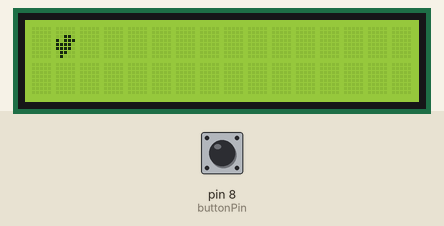
The sketch below on a simulated Arduino Uno, built with avr-gcc and run on an emulated ATmega328P. Shown: 16×2 character LCD. The inputs (shaded band) are chosen by the test bench; at power-on: pin 8 (buttonPin) HIGH. Random numbers use the default seed unless the sketch sets one.

Above: at 1.2 s.
1.3 s: pin 8 (buttonPin) pulled LOW for 1.25 s
At 2.5 s:
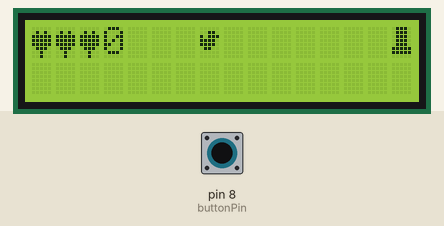
5.4 s: pin 8 (buttonPin) pulled LOW for 3.2 s
At 6.2 s:
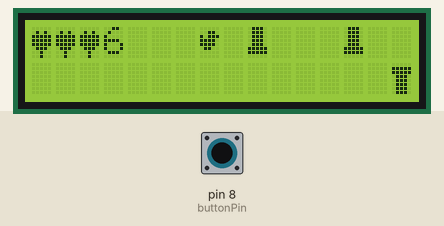
10.1 s: pin 8 (buttonPin) pulled LOW for 1.25 s
At 11.0 s:
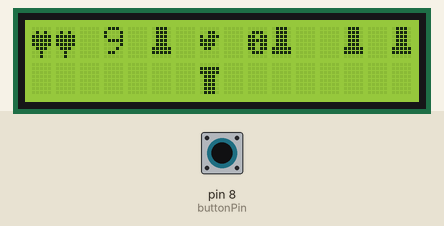
13.8 s: pin 8 (buttonPin) pulled LOW for 1.25 s
At 18.3 s:
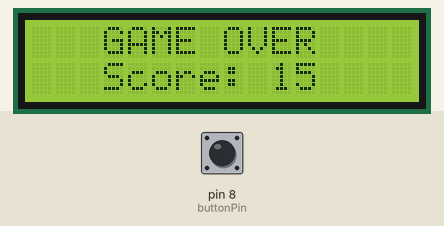
Timing chart, 0 to 18.9 s (numbered marks = the images above; inputs shaded):
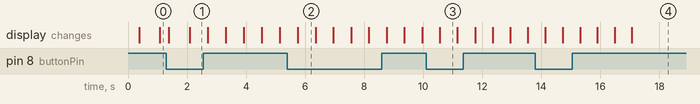

Measured:
- what the display in image 2 shows lasts 0.7 s, from 5.7 s to 6.4 s

The sketch:

arduinoFlappyBirds.ino
```cpp
#include <Wire.h>
#include <LiquidCrystal.h>
// #include <LiquidCrystal_I2C.h>

// LiquidCrystal_I2C lcd(0x27, 16, 2);

LiquidCrystal lcd(12, 11, 5, 4, 3, 2); // Initialize the LCD display

#define buttonPin 8 // Define the button pin, tells the arduino what pin the button is connected to

// The pipe object is defined as an array of bytes.
// It represents a custom character that will be displayed on an LCD screen.
// The pipe array is initialized with 8 elements, each representing a row of the character.
// Each row is defined using a binary number that represents the pattern of pixels in that row.
// The binary numbers are written in the form of 0bXXXXXXXX, where each X represents a pixel.
// For example, the first row of the pipe character is defined as 0b11111, which means that all 5 pixels in that row are turned on.
// The second row is also 0b11111, indicating that all 5 pixels in that row are turned on as well.
// The following rows have a similar pattern, forming the shape of a pipe.
// By defining the pipe character in this way, it can be easily displayed on the LCD screen by sending the corresponding byte values to the LCD library.
// The LCD library will interpret these byte values and display the custom character accordingly.

byte pipe[8] = { // Define the pipe obstacle
    0b00000,
    0b11111,
    0b11111,
    0b01110,
    0b01110,
    0b01110,
    0b01110,
    0b01110};

byte pipeTop[8] = {
    0b01110,
    0b01110,
    0b01110,
    0b01110,
    0b01110,
    0b11111,
    0b11111,
    0b00000};

byte bird[8] = { // Define the bird character
    0b00000,
    0b00110,
    0b10111,
    0b11110,
    0b11110,
    0b01100,
    0b00000,
    0b00000};

byte birdAnim[8] = { // Bird animation/shifted y -2
    0b00000,
    0b00000,
    0b00110,
    0b10111,
    0b11110,
    0b11110,
    0b01100,
    0b01000};

byte hit[8] = { // Define the hit marker
    0b10001,
    0b11011,
    0b01010,
    0b00100,
    0b00100,
    0b01010,
    0b11011,
    0b10001};

byte heart[8] = { // Define the heart symbol
    0b00000,
    0b01010,
    0b11111,
    0b11111,
    0b11111,
    0b01110,
    0b00100,
    0b00100};

byte coin[8] = { // Define the coin symbol
    0b00000,
    0b01110,
    0b11011,
    0b11111,
    0b11011,
    0b11011,
    0b01110,
    0b00000};

int pipes[16];          // Array to store the pipe positions
int topPipes[16] = {0}; // Array to store the Top pipe positions
int coins[16] = {0};    // Array to store the coin positions
int birdY = 2;          // Initial bird position on the Y-axis
int birdX = 7;          // Initial bird position on the X-axis
int score = 0;          // Current score
int speed = 600;        // Speed of pipes
int life = 3;           // Number of lives

void setup()
{
  // lcd.backlight();  only needed for I2C use
  Serial.begin(9600); // Start the serial communication, used for debugging,
                      // not needed for the game,
                      // but can be useful to see the score in the serial monitor

  lcd.begin(16, 2); // Initialize the LCD display with 16 columns and 2 rows

  lcd.createChar(0, pipe); // Create the pipe character

  lcd.createChar(1, bird);     // Create the bird character
  lcd.createChar(2, hit);      // Create the hit character
  lcd.createChar(3, heart);    // Create the heart character
  lcd.createChar(4, birdAnim); // Create the bird animation character
  lcd.createChar(5, pipeTop);  // Create the Top pipe character
  lcd.createChar(6, coin);     // Create the coin character

  pinMode(buttonPin, INPUT_PULLUP); // Set the button pin as an input and enable the internal pull-up resistor
}

void birdfly()
{
  int buttonValue = digitalRead(buttonPin); // Read the button value
  int charId = 0;

  if (buttonValue == LOW)
  {             // If the button is pressed
    birdY = 0;  // Move the bird up
    charId = 1; // Set the character ID to display the bird
  }
  else
  {
    birdY = 1;  // Move the bird down
    charId = 1; // Set the character ID to display the bird
  }

  if (birdY == 0)
  {
    lcd.setCursor(birdX, birdY);
    lcd.write(1); // Display the bird
  }
  else
  {
    lcd.setCursor(birdX, birdY);
    lcd.print(' '); // Clear the previous bird position
    birdY = 1;
    lcd.setCursor(birdX, birdY);
    lcd.write(1); // Display the bird
  }
}

void checkCollision()
{
  if ((pipes[birdX] == 1 && birdY != 0) || (topPipes[birdX] == 1 && birdY == 0))
  { // if the bird has hit a pipe,
    // either a regular one when it's not at the bottom,
    // or a top one when it is at the bottom.
    lcd.setCursor(birdX, birdY);
    lcd.write(2); // Display the hit marker
    life--;       // Decrease the number of lives
    score -= 5;   // Decrease the score by 5
  }
  else if (coins[birdX] == 1)
  { // If the bird hits a coin
    lcd.setCursor(birdX, birdY);
    lcd.write(1);     // Display the bird
    coins[birdX] = 0; // Remove the coin
    score += 5;       // Increase the score by 2
  }
}

void movePipes()
{
  // Move the pipes, top pipes, and coins to the left
  for (int i = 1; i < 16; i++)
  {
    pipes[i - 1] = pipes[i];
    topPipes[i - 1] = topPipes[i];
    coins[i - 1] = coins[i];
  }

  // Generate new pipes, top pipes, and possibly a coin at the right side of the screen
  // Ensure there is at least one space between the regular and top pipes
  if (pipes[14] == 0 && topPipes[14] == 0)
  {
    if(random(2) == 0) {
      pipes[15] = random(0, 2); // 50% chance to generate a regular pipe
      topPipes[15] = 0;
    } else {
      topPipes[15] = random(0, 2); // 50% chance to generate a top pipe
      pipes[15] = 0;
    }
    // Generate a coin only if there is no pipe or top pipe at the same position
    if(pipes[15] == 0 && topPipes[15] == 0) {
      coins[15] = random(0, 2); // 50% chance to generate a coin
    } else {
      coins[15] = 0;
    }
  }
  else
  {
    pipes[15] = 0;
    topPipes[15] = 0;
    coins[15] = 0;
  }

  // Draw the pipes, top pipes, and coins
  for (int i = 0; i < 16; i++)
  {
    lcd.setCursor(i, 0);
    if (topPipes[i] == 1) {
      lcd.write((byte)5); // Display the top pipe
    } else if (coins[i] == 1) {
      lcd.write((byte)6); // Display the coin
    } else {
      lcd.write(' '); // No top pipe or coin
    }

    lcd.setCursor(i, 1);
    if (pipes[i] == 1) {
      lcd.write((byte)0); // Display the pipe
    } else {
      lcd.write(' '); // No pipe
    }
  }
}

void showLives()
{
  int i;
  for (i = 0; i < life; i++)
  {
    lcd.setCursor(i, 0); // Set the cursor position on the LCD display
    lcd.write((byte)3);  // Display the heart character
  }
}

void showScore()
{
  lcd.setCursor(3, 0); // Set the cursor position on the LCD display
  lcd.print(score);    // Display the score
}

bool gameStarted = false;

void loop()
{
  lcd.clear(); // Clear the LCD display

  if (!gameStarted)
  {
    // Display the start screen

    lcd.setCursor(1, 0);
    lcd.write(4); // Display the bird
    delay(300);   // in milliseconds

    lcd.setCursor(3, 0);           // Set the cursor position on the LCD display
    lcd.print("Flappy Bird");      // Display "Flappy Bird"
    lcd.setCursor(0, 1);           // Set the cursor position on the LCD display
    lcd.print("Press the button"); // Display "Press the button"

    lcd.setCursor(1, 0);
    lcd.write(1); // Display the bird animation
    delay(100);

    // Check if the button is pressed
    if (digitalRead(buttonPin) == LOW)
    {
      // If the button is pressed, start the game
      gameStarted = true;
    }
  }
  else if (life > 0)
  { // If there are lives remaining
    movePipes();
    birdfly();
    showLives();
    showScore();
    checkCollision();
    score++;
    speed--; // Decrease the speed level
  }
  else
  {
    lcd.setCursor(3, 0); // Set the cursor position on the LCD display
    lcd.print("GAME OVER");
    lcd.setCursor(3, 1); // Set the cursor position on the LCD display
    lcd.print("Score: ");
    lcd.print(score); // Display the final score
  }

  delay(speed); // Delay for the specified speed level
}
```
